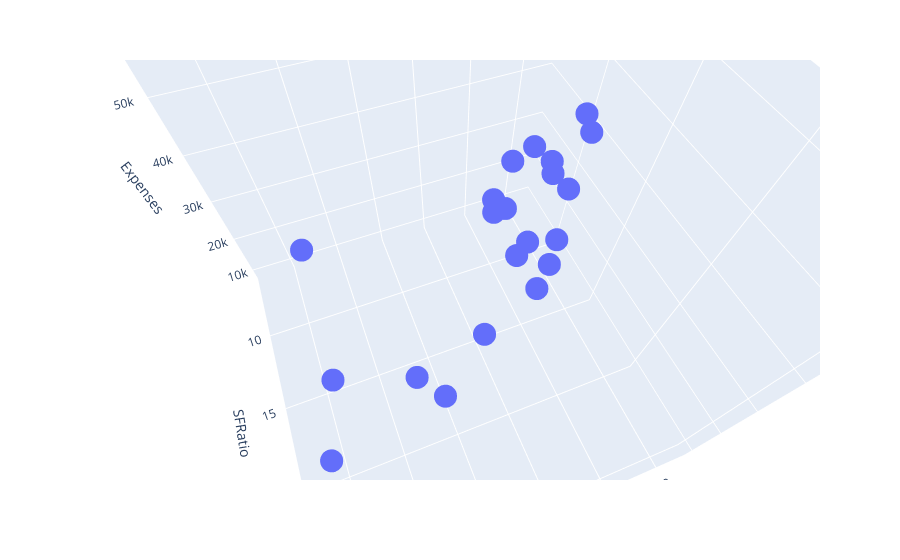

Write notebook code for a chart like this one.
### Code cell
pe.scatter_3d(data_frame=df,x = 'SFRatio',y = 'GradRate',z = 'Expenses')

### Figure 1 — Plotly figure (JSON) as saved in the notebook; plotly's stock layout.template omitted (floating-point values rounded to 4 significant figures)
{"data": [{"hovertemplate": "SFRatio=%{x}<br>GradRate=%{y}<br>Expenses=%{z}<extra></extra>", "legendgroup": "", "marker": {"color": "#636efa", "symbol": "circle"}, "mode": "markers", "name": "", "scene": "scene", "showlegend": false, "type": "scatter3d", "x": [13, 6, 9, 12, 13, 10, 12, 12, 11, 7, 10, 11, 13, 18, 8, 19, 12, 25, 17, 13, 16, 11, 14, 15, 11], "y": [94, 81, 72, 88, 90, 95, 95, 92, 97, 87, 91, 89, 94, 80, 95, 69, 93, 67, 78, 87, 85, 90, 92, 71, 96], "z": [22704, 63575, 25026, 31510, 21864, 32162, 31585, 20126, 39525, 58691, 34870, 28052, 15122, 10185, 30220, 9066, 36450, 8704, 15140, 38380, 15470, 27553, 13349, 11857, 43514]}], "layout": {"autosize": true, "legend": {"tracegroupgap": 0}, "margin": {"t": 60}, "scene": {"aspectmode": "auto", "aspectratio": {"x": 1, "y": 1, "z": 1}, "camera": {"center": {"x": 0, "y": 0, "z": 0}, "eye": {"x": 0.5675, "y": -0.2195, "z": 0.9539}, "projection": {"type": "perspective"}, "up": {"x": 0, "y": 0, "z": 1}}, "domain": {"x": [0, 1], "y": [0, 1]}, "xaxis": {"title": {"text": "SFRatio"}, "type": "linear"}, "yaxis": {"title": {"text": "GradRate"}, "type": "linear"}, "zaxis": {"title": {"text": "Expenses"}, "type": "linear"}}}}
